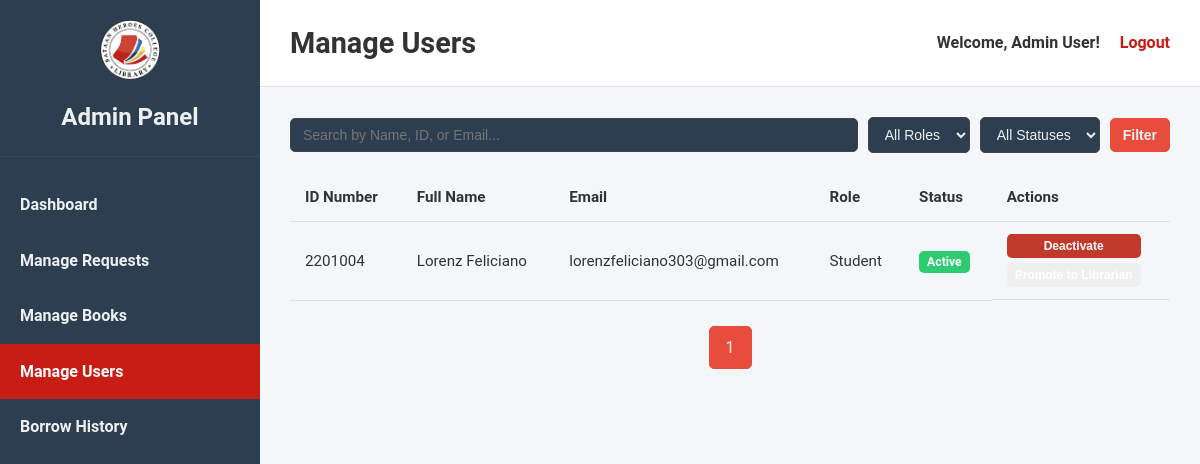
The app's page /frontend/manage_users.php (signed in) with its own data.
### tables this page shows
CREATE TABLE `users` (
  `id_number` int(11) NOT NULL,
  `fullname` varchar(255) NOT NULL,
  `email` varchar(255) NOT NULL,
  `password` varchar(255) NOT NULL,
  `user_id` int(11) NOT NULL,
  `role` enum('student','librarian') NOT NULL DEFAULT 'student',
  `status` varchar(50) NOT NULL DEFAULT 'Active'
);

### frontend/manage_users.php (the view, shortened to what this page needs)
<?php
include '../backend/db_connect.php';
$search_term = $_GET['search'] ?? '';
$filter_role = $_GET['role'] ?? 'all';
$filter_status = $_GET['status'] ?? 'all';
$page = isset($_GET['page']) && is_numeric($_GET['page']) ? (int)$_GET['page'] : 1;
$results_per_page = 15;
$offset = ($page - 1) * $results_per_page;
$base_query = "FROM users";
$conditions = [];
$params = [];
$types = '';
$conditions[] = "user_id != ?";
$params[] = $_SESSION['user_id'];
$types .= 'i';
$where_clause = !empty($conditions) ? " WHERE " . implode(" AND ", $conditions) : "";
$count_sql = "SELECT COUNT(*) $base_query $where_clause";
$stmt_count = $conn->prepare($count_sql);
if (!empty($params)) { $stmt_count->bind_param($types, ...$params); }
$stmt_count->execute();
$total_results = $stmt_count->get_result()->fetch_row()[0];
$total_pages = ceil($total_results / $results_per_page);
$data_sql = "SELECT user_id, id_number, fullname, email, role, status $base_query $where_clause ORDER BY fullname ASC LIMIT ? OFFSET ?";
$stmt_data = $conn->prepare($data_sql);
$params_with_pagination = $params;
$params_with_pagination[] = $results_per_page;
$params_with_pagination[] = $offset;
$types_with_pagination = $types . 'ii';
$stmt_data->bind_param($types_with_pagination, ...$params_with_pagination);
$stmt_data->execute();
$all_users = $stmt_data->get_result();
$welcome_message = "Welcome, " . htmlspecialchars($_SESSION['fullname']) . "!";
?>
<!DOCTYPE html>
<html lang="en">
<head>
    <link rel="stylesheet" href="admin_styles.css">
</head>
<body>
    <div class="admin-container">
        <aside class="sidebar">
            <div class="sidebar-header">
                <img src="LIBRARY_LOGO.png" alt="Logo" class="sidebar-logo">
                <h2>Admin Panel</h2>
            </div>
            <nav class="sidebar-nav">
                <ul>
                    <li><a href="admin_dashboard.php">Dashboard</a></li>
                    <li><a href="manage_requests.php">Manage Requests</a></li>
                    <li><a href="manage_books.php">Manage Books</a></li>
                    <li><a href="manage_users.php" class="active">Manage Users</a></li>
                    <li><a href="borrow_history.php">Borrow History</a></li>
                </ul>
            </nav>
        </aside>
        <div class="main-wrapper">
            <header class="main-header">
                <h1>Manage Users</h1>
                <div class="user-info">
                    <span><?php echo $welcome_message; ?></span>
                    <a href="../backend/logout.php">Logout</a>
                </div>
            </header>
            <main class="main-content">
                <section class="filter-section">
                    <form action="manage_users.php" method="GET" class="filter-form">
                        <input type="text" name="search" placeholder="Search by Name, ID, or Email..." value="<?php echo htmlspecialchars($search_term); ?>">
                        <select name="role">
                            <option value="all" <?php if ($filter_role == 'all') echo 'selected'; ?>>All Roles</option>
                        </select>
                        <select name="status">
                            <option value="all" <?php if ($filter_status == 'all') echo 'selected'; ?>>All Statuses</option>
                        </select>
                        <button type="submit">Filter</button>
                    </form>
                </section>
                <section class="request-section">
                    <div class="table-container">
                        <table>
                            <thead>
                                <tr>
                                    <th>ID Number</th>
                                    <th>Full Name</th>
                                    <th>Email</th>
                                    <th>Role</th>
                                    <th>Status</th>
                                    <th>Actions</th>
                                </tr>
                            </thead>
                            <tbody>
                                <?php if ($all_users->num_rows > 0): ?>
                                    <?php while($user = $all_users->fetch_assoc()): ?>
                                        <tr>
                                            <td><?php echo htmlspecialchars($user['id_number']); ?></td>
                                            <td><?php echo htmlspecialchars($user['fullname']); ?></td>
                                            <td><?php echo htmlspecialchars($user['email']); ?></td>
                                            <td><span class="role-tag"><?php echo htmlspecialchars($user['role']); ?></span></td>
                                            <td><span class="status-tag status-<?php echo strtolower($user['status']); ?>"><?php echo htmlspecialchars($user['status']); ?></span></td>
                                            <td class="action-buttons">
                                                <form action="../backend/update_user_status.php" method="POST">
                                                    <?php if ($user['status'] == 'Active'): ?>
                                                        <button type="submit" name="action" value="deactivate" class="reject-btn">Deactivate</button>
                                                    <?php else: ?>
                                                        <button type="submit" name="action" value="activate" class="approve-btn">Activate</button>
                                                    <?php endif; ?>
                                                    <?php if ($user['role'] == 'student'): ?>
                                                        <button type="submit" name="action" value="promote" class="pickup-btn">Promote to Librarian</button>
                                                    <?php else: ?>
                                                        <button type="submit" name="action" value="demote" class="return-btn">Demote to Student</button>
                                                    <?php endif; ?>
                                                </form>
                                            </td>
                                        </tr>
                                    <?php endwhile; ?>
                                <?php else: ?>
                                    <tr><td colspan="6">No users found matching your criteria.</td></tr>
                                <?php endif; ?>
                            </tbody>
                        </table>
                    </div>
                    <div class="pagination">
                        <?php $query_params = ['search' => $search_term, 'role' => $filter_role, 'status' => $filter_status]; ?>
                        <?php for ($i = 1; $i <= $total_pages; $i++): ?><a href="?page=<?php echo $i; ?>&<?php echo http_build_query($query_params); ?>" class="<?php if ($i == $page) echo 'active'; ?>"><?php echo $i; ?></a><?php endfor; ?>
                    </div>
                </section>
            </main>
        </div>
    </div>
</body>
</html>

### frontend/admin_styles.css (style rules this page uses)
* { box-sizing: border-box; margin: 0; padding: 0; }
body { font-family: "Roboto", sans-serif; line-height: 1.6; background-color: #f4f7fa; color: #333; }
.admin-container { display: flex; min-height: 100vh; }
.sidebar { width: 260px; background-color: #2c3e50; color: #ecf0f1; display: flex; flex-direction: column; flex-shrink: 0; }
.sidebar-header { padding: 20px; text-align: center; border-bottom: 1px solid #34495e; }
.sidebar-logo { max-width: 60px; margin-bottom: 10px; }
.sidebar-nav ul { list-style: none; padding: 20px 0; }
.sidebar-nav ul li a { display: block; color: #ecf0f1; text-decoration: none; padding: 15px 20px; font-weight: bold; transition: background-color 0.3s, padding-left 0.3s; }
.sidebar-nav ul li a.active { background-color: #c81d14; color: #fff; }
.main-wrapper { flex: 1; display: flex; flex-direction: column; }
.main-header { background-color: #ffffff; padding: 20px 30px; border-bottom: 1px solid #e0e0e0; display: flex; justify-content: space-between; align-items: center; }
.main-header h1 { font-size: 1.8rem; }
.user-info { display: flex; align-items: center; gap: 20px; }
.user-info span { font-weight: bold; }
.user-info a { color: #c81d14; text-decoration: none; font-weight: bold; transition: color 0.3s; }
.main-content { padding: 30px; flex-grow: 1; }
.table-container { overflow-x: auto; }
table { width: 100%; border-collapse: collapse; font-size: 0.95rem; }
table thead { background-color: #f4f7fa; }
table th, table td { padding: 12px 15px; text-align: left; border-bottom: 1px solid #e0e0e0; }
.action-buttons { display: flex; gap: 10px; }
.action-buttons button { border: none; padding: 8px 12px; border-radius: 5px; cursor: pointer; font-weight: bold; color: white; transition: opacity 0.3s; }
.reject-btn { background-color: #c0392b; }

### frontend/manage_users.php (style rules this page uses)
.filter-form { display: flex; gap: 10px; align-items: center; margin-bottom: 20px; }
.filter-form input[type="text"], .filter-form select, .filter-form button { padding: 8px 12px; border-radius: 5px; border: 1px solid #444; background-color: #2c3e50; color: #ecf0f1; font-size: 14px; }
.filter-form input[type="text"] { flex-grow: 1; }
.filter-form button { background-color: #e74c3c; border-color: #e74c3c; cursor: pointer; font-weight: bold; transition: background-color 0.2s; }
.pagination { margin-top: 25px; text-align: center; }
.pagination a { display: inline-block; color: #ecf0f1; padding: 8px 16px; text-decoration: none; border: 1px solid #444; margin: 0 4px; border-radius: 5px; transition: background-color 0.2s; }
.pagination a:hover, .pagination a.active { background-color: #e74c3c; border-color: #e74c3c; }
.status-tag { padding: 4px 8px; border-radius: 5px; color: #fff; font-weight: bold; font-size: 0.8em; text-align: center; }
.status-active { background-color: #2ecc71; }
.role-tag { text-transform: capitalize; }
.action-buttons form { display: flex; flex-direction: column; gap: 5px; }
.action-buttons button { width: 100%; font-size: 12px; padding: 5px 8px; }

### records on screen
users: id_number "2201004", fullname "Lorenz Feliciano", email "lorenzfeliciano303@gmail.com", role "Student", status "Active", shows "Deactivate"

### other values on screen
$welcome_message "Welcome, Admin User!"
